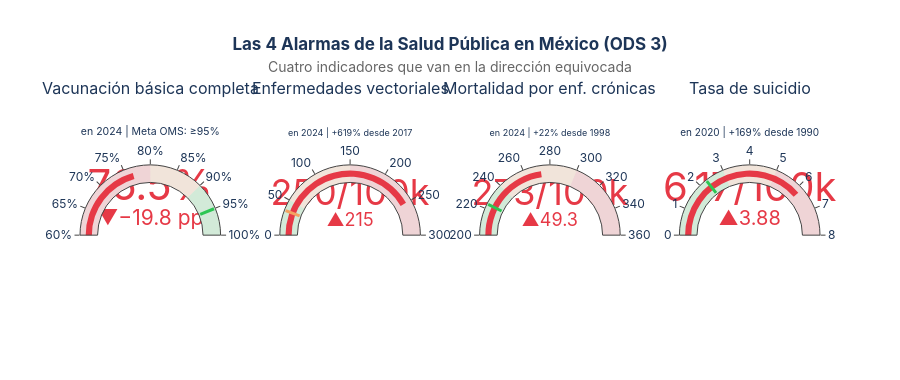

Notebook code cell kept with this figure:
### Markdown cell above
---
## Resumen Ejecutivo — Las 4 Alarmas

Antes de entrar en detalle, estos son los **cuatro números que definen la crisis**.

### Code cell
# ══════════════════════════════════════════════════════════════════════════════
# FIGURA 1 — Dashboard de KPIs: Las 4 Alarmas
# go.Indicator requiere specs type='indicator' en make_subplots
# ══════════════════════════════════════════════════════════════════════════════

fig_kpi = make_subplots(
    rows=1, cols=4,
    subplot_titles=[
        'Vacunación básica completa',
        'Enfermedades vectoriales',
        'Mortalidad por enf. crónicas',
        'Tasa de suicidio'
    ],
    specs=[[{'type': 'indicator'}, {'type': 'indicator'},
            {'type': 'indicator'}, {'type': 'indicator'}]],
    horizontal_spacing=0.08
)

# KPI 1 — Vacunación
fig_kpi.add_trace(go.Indicator(
    mode='number+delta+gauge',
    value=76.5,
    delta={'reference': 96.3, 'valueformat': '.1f', 'suffix': ' pp',
           'decreasing': {'color': COLOR_ALERTA}},
    number={'suffix': '%', 'valueformat': '.1f',
            'font': {'size': 42, 'color': COLOR_ALERTA}},
    gauge={
        'axis': {'range': [60, 100], 'ticksuffix': '%'},
        'bar': {'color': COLOR_ALERTA, 'thickness': 0.35},
        'bgcolor': '#F0F0F0',
        'steps': [
            {'range': [60, 80], 'color': 'rgba(230,57,70,0.15)'},
            {'range': [80, 90], 'color': 'rgba(244,162,97,0.15)'},
            {'range': [90, 100], 'color': 'rgba(44,198,83,0.15)'}
        ],
        'threshold': {'line': {'color': COLOR_MEJORA, 'width': 3}, 'value': 95}
    },
    title={'text': 'en 2024 | Meta OMS: ≥95%'}
), row=1, col=1)

# KPI 2 — Enf. Vectoriales
fig_kpi.add_trace(go.Indicator(
    mode='number+delta+gauge',
    value=249.9,
    delta={'reference': 34.8, 'valueformat': '.0f',
           'increasing': {'color': COLOR_ALERTA}},
    number={'suffix': '/100k', 'valueformat': '.0f',
            'font': {'size': 36, 'color': COLOR_ALERTA}},
    gauge={
        'axis': {'range': [0, 300]},
        'bar': {'color': COLOR_ALERTA, 'thickness': 0.35},
        'bgcolor': '#F0F0F0',
        'steps': [
            {'range': [0, 50], 'color': 'rgba(44,198,83,0.15)'},
            {'range': [50, 150], 'color': 'rgba(244,162,97,0.15)'},
            {'range': [150, 300], 'color': 'rgba(230,57,70,0.15)'}
        ],
        'threshold': {'line': {'color': COLOR_ACENTO, 'width': 3}, 'value': 34.8}
    },
    title={'text': 'en 2024 | +619% desde 2017'}
), row=1, col=2)

# KPI 3 — Mortalidad crónica
fig_kpi.add_trace(go.Indicator(
    mode='number+delta+gauge',
    value=272.9,
    delta={'reference': 223.6, 'valueformat': '.1f',
           'increasing': {'color': COLOR_ALERTA}},
    number={'suffix': '/100k', 'valueformat': '.0f',
            'font': {'size': 36, 'color': COLOR_ALERTA}},
    gauge={
        'axis': {'range': [200, 360]},
        'bar': {'color': COLOR_ALERTA, 'thickness': 0.35},
        'bgcolor': '#F0F0F0',
        'steps': [
            {'range': [200, 240], 'color': 'rgba(44,198,83,0.15)'},
            {'range': [240, 300], 'color': 'rgba(244,162,97,0.15)'},
            {'range': [300, 360], 'color': 'rgba(230,57,70,0.15)'}
        ],
        'threshold': {'line': {'color': COLOR_MEJORA, 'width': 3}, 'value': 223.6}
    },
    title={'text': 'en 2024 | +22% desde 1998'}
), row=1, col=3)

# KPI 4 — Suicidio
fig_kpi.add_trace(go.Indicator(
    mode='number+delta+gauge',
    value=6.17,
    delta={'reference': 2.29, 'valueformat': '.2f',
           'increasing': {'color': COLOR_ALERTA}},
    number={'suffix': '/100k', 'valueformat': '.2f',
            'font': {'size': 40, 'color': COLOR_ALERTA}},
    gauge={
        'axis': {'range': [0, 8]},
        'bar': {'color': COLOR_ALERTA, 'thickness': 0.35},
        'bgcolor': '#F0F0F0',
        'steps': [
            {'range': [0, 3], 'color': 'rgba(44,198,83,0.15)'},
            {'range': [3, 5], 'color': 'rgba(244,162,97,0.15)'},
            {'range': [5, 8], 'color': 'rgba(230,57,70,0.15)'}
        ],
        'threshold': {'line': {'color': COLOR_MEJORA, 'width': 3}, 'value': 2.29}
    },
    title={'text': 'en 2020 | +169% desde 1990'}
), row=1, col=4)

fig_kpi.update_layout(
    title=dict(
        text='<b>Las 4 Alarmas de la Salud Pública en México (ODS 3)</b><br>'
             '<span style="font-size:14px;font-weight:normal;color:#666">'
             'Cuatro indicadores que van en la dirección equivocada</span>',
        x=0.5, xanchor='center'
    ),
    height=380,
    paper_bgcolor='white',
    font=dict(family='Inter, Arial, sans-serif', color='#1D3557')
)

fig_kpi.show()

### Figure 1 — Plotly figure (JSON) as saved in the notebook; plotly's stock layout.template omitted (floating-point values rounded to 4 significant figures)
{"data": [{"delta": {"decreasing": {"color": "#E63946"}, "reference": 96.3, "suffix": " pp", "valueformat": ".1f"}, "domain": {"x": [0.0, 0.19], "y": [0.0, 1.0]}, "gauge": {"axis": {"range": [60, 100], "ticksuffix": "%"}, "bar": {"color": "#E63946", "thickness": 0.35}, "bgcolor": "#F0F0F0", "steps": [{"color": "rgba(230,57,70,0.15)", "range": [60, 80]}, {"color": "rgba(244,162,97,0.15)", "range": [80, 90]}, {"color": "rgba(44,198,83,0.15)", "range": [90, 100]}], "threshold": {"line": {"color": "#2DC653", "width": 3}, "value": 95}}, "mode": "number+delta+gauge", "number": {"font": {"color": "#E63946", "size": 42}, "suffix": "%", "valueformat": ".1f"}, "title": {"text": "en 2024 | Meta OMS: ≥95%"}, "type": "indicator", "value": 76.5}, {"delta": {"increasing": {"color": "#E63946"}, "reference": 34.8, "valueformat": ".0f"}, "domain": {"x": [0.27, 0.46], "y": [0.0, 1.0]}, "gauge": {"axis": {"range": [0, 300]}, "bar": {"color": "#E63946", "thickness": 0.35}, "bgcolor": "#F0F0F0", "steps": [{"color": "rgba(44,198,83,0.15)", "range": [0, 50]}, {"color": "rgba(244,162,97,0.15)", "range": [50, 150]}, {"color": "rgba(230,57,70,0.15)", "range": [150, 300]}], "threshold": {"line": {"color": "#F4A261", "width": 3}, "value": 34.8}}, "mode": "number+delta+gauge", "number": {"font": {"color": "#E63946", "size": 36}, "suffix": "/100k", "valueformat": ".0f"}, "title": {"text": "en 2024 | +619% desde 2017"}, "type": "indicator", "value": 249.9}, {"delta": {"increasing": {"color": "#E63946"}, "reference": 223.6, "valueformat": ".1f"}, "domain": {"x": [0.54, 0.73], "y": [0.0, 1.0]}, "gauge": {"axis": {"range": [200, 360]}, "bar": {"color": "#E63946", "thickness": 0.35}, "bgcolor": "#F0F0F0", "steps": [{"color": "rgba(44,198,83,0.15)", "range": [200, 240]}, {"color": "rgba(244,162,97,0.15)", "range": [240, 300]}, {"color": "rgba(230,57,70,0.15)", "range": [300, 360]}], "threshold": {"line": {"color": "#2DC653", "width": 3}, "value": 223.6}}, "mode": "number+delta+gauge", "number": {"font": {"color": "#E63946", "size": 36}, "suffix": "/100k", "valueformat": ".0f"}, "title": {"text": "en 2024 | +22% desde 1998"}, "type": "indicator", "value": 272.9}, {"delta": {"increasing": {"color": "#E63946"}, "reference": 2.29, "valueformat": ".2f"}, "domain": {"x": [0.81, 1.0], "y": [0.0, 1.0]}, "gauge": {"axis": {"range": [0, 8]}, "bar": {"color": "#E63946", "thickness": 0.35}, "bgcolor": "#F0F0F0", "steps": [{"color": "rgba(44,198,83,0.15)", "range": [0, 3]}, {"color": "rgba(244,162,97,0.15)", "range": [3, 5]}, {"color": "rgba(230,57,70,0.15)", "range": [5, 8]}], "threshold": {"line": {"color": "#2DC653", "width": 3}, "value": 2.29}}, "mode": "number+delta+gauge", "number": {"font": {"color": "#E63946", "size": 40}, "suffix": "/100k", "valueformat": ".2f"}, "title": {"text": "en 2020 | +169% desde 1990"}, "type": "indicator", "value": 6.17}], "layout": {"annotations": [{"font": {"size": 16}, "showarrow": false, "text": "Vacunación básica completa", "x": 0.095, "xanchor": "center", "xref": "paper", "y": 1.0, "yanchor": "bottom", "yref": "paper"}, {"font": {"size": 16}, "showarrow": false, "text": "Enfermedades vectoriales", "x": 0.365, "xanchor": "center", "xref": "paper", "y": 1.0, "yanchor": "bottom", "yref": "paper"}, {"font": {"size": 16}, "showarrow": false, "text": "Mortalidad por enf. crónicas", "x": 0.635, "xanchor": "center", "xref": "paper", "y": 1.0, "yanchor": "bottom", "yref": "paper"}, {"font": {"size": 16}, "showarrow": false, "text": "Tasa de suicidio", "x": 0.905, "xanchor": "center", "xref": "paper", "y": 1.0, "yanchor": "bottom", "yref": "paper"}], "font": {"color": "#1D3557", "family": "Inter, Arial, sans-serif"}, "height": 380, "paper_bgcolor": "white", "title": {"text": "<b>Las 4 Alarmas de la Salud Pública en México (ODS 3)</b><br><span style=\"font-size:14px;font-weight:normal;color:#666\">Cuatro indicadores que van en la dirección equivocada</span>", "x": 0.5, "xanchor": "center"}}}
